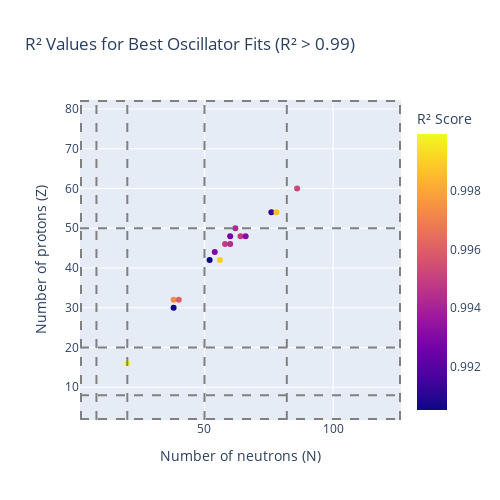

Notebook code for this chart:
### Code cell
fig = px.scatter(get_best_r2(oscillators, 0.99).reset_index(), 
          x='n',
          y='z', 
          color='r2',
          title='R² Values for Best Oscillator Fits (R² > 0.99)',
          labels={'z': 'Number of protons (Z)', 'n': 'Number of neutrons (N)', 'r2': 'R² Score'},
        #   color_continuous_scale=[(0,'#0d0887'), (0.8,'#cc4778'), (1,'#f0f921')],
          color_continuous_scale='plasma',
          height=500,
          width=500)

magic_numbers_n = [2, 8, 20, 50, 82, 126]
magic_numbers_z = [2, 8, 20, 50, 82]

for i, m in enumerate(magic_numbers_n):
    fig.add_vline(x=m, line_dash="dash", line_color="gray", name="Magic numbers" if i==0 else None)

for i, m in enumerate(magic_numbers_z):
    fig.add_hline(y=m, line_dash="dash", line_color="gray")

fig.show()

### Figure 1 — Plotly figure (JSON) as saved in the notebook; plotly's stock layout.template omitted (floating-point values rounded to 4 significant figures)
{"data": [{"hovertemplate": "Number of neutrons (N)=%{x}<br>Number of protons (Z)=%{y}<br>R² Score=%{marker.color}<extra></extra>", "legendgroup": "", "marker": {"color": [0.9999, 0.9906, 0.9973, 0.9961, 0.9905, 0.999, 0.9929, 0.9948, 0.9944, 0.9926, 0.9948, 0.9932, 0.9942, 0.9913, 0.9986, 0.9953], "coloraxis": "coloraxis", "symbol": "circle"}, "mode": "markers", "name": "", "orientation": "v", "showlegend": false, "type": "scatter", "x": [20, 38, 38, 40, 52, 56, 54, 58, 60, 60, 64, 66, 62, 76, 78, 86], "xaxis": "x", "y": [16, 30, 32, 32, 42, 42, 44, 46, 46, 48, 48, 48, 50, 54, 54, 60], "yaxis": "y"}], "layout": {"coloraxis": {"colorbar": {"title": {"text": "R² Score"}}, "colorscale": [[0, "#0d0887"], [0.1111, "#46039f"], [0.2222, "#7201a8"], [0.3333, "#9c179e"], [0.4444, "#bd3786"], [0.5556, "#d8576b"], [0.6667, "#ed7953"], [0.7778, "#fb9f3a"], [0.8889, "#fdca26"], [1, "#f0f921"]]}, "height": 500, "legend": {"tracegroupgap": 0}, "shapes": [{"line": {"color": "gray", "dash": "dash"}, "name": "Magic numbers", "type": "line", "x0": 2, "x1": 2, "xref": "x", "y0": 0, "y1": 1, "yref": "y domain"}, {"line": {"color": "gray", "dash": "dash"}, "type": "line", "x0": 8, "x1": 8, "xref": "x", "y0": 0, "y1": 1, "yref": "y domain"}, {"line": {"color": "gray", "dash": "dash"}, "type": "line", "x0": 20, "x1": 20, "xref": "x", "y0": 0, "y1": 1, "yref": "y domain"}, {"line": {"color": "gray", "dash": "dash"}, "type": "line", "x0": 50, "x1": 50, "xref": "x", "y0": 0, "y1": 1, "yref": "y domain"}, {"line": {"color": "gray", "dash": "dash"}, "type": "line", "x0": 82, "x1": 82, "xref": "x", "y0": 0, "y1": 1, "yref": "y domain"}, {"line": {"color": "gray", "dash": "dash"}, "type": "line", "x0": 126, "x1": 126, "xref": "x", "y0": 0, "y1": 1, "yref": "y domain"}, {"line": {"color": "gray", "dash": "dash"}, "type": "line", "x0": 0, "x1": 1, "xref": "x domain", "y0": 2, "y1": 2, "yref": "y"}, {"line": {"color": "gray", "dash": "dash"}, "type": "line", "x0": 0, "x1": 1, "xref": "x domain", "y0": 8, "y1": 8, "yref": "y"}, {"line": {"color": "gray", "dash": "dash"}, "type": "line", "x0": 0, "x1": 1, "xref": "x domain", "y0": 20, "y1": 20, "yref": "y"}, {"line": {"color": "gray", "dash": "dash"}, "type": "line", "x0": 0, "x1": 1, "xref": "x domain", "y0": 50, "y1": 50, "yref": "y"}, {"line": {"color": "gray", "dash": "dash"}, "type": "line", "x0": 0, "x1": 1, "xref": "x domain", "y0": 82, "y1": 82, "yref": "y"}], "title": {"text": "R² Values for Best Oscillator Fits (R² > 0.99)"}, "width": 500, "xaxis": {"anchor": "y", "domain": [0, 1], "title": {"text": "Number of neutrons (N)"}}, "yaxis": {"anchor": "x", "domain": [0, 1], "title": {"text": "Number of protons (Z)"}}}}
